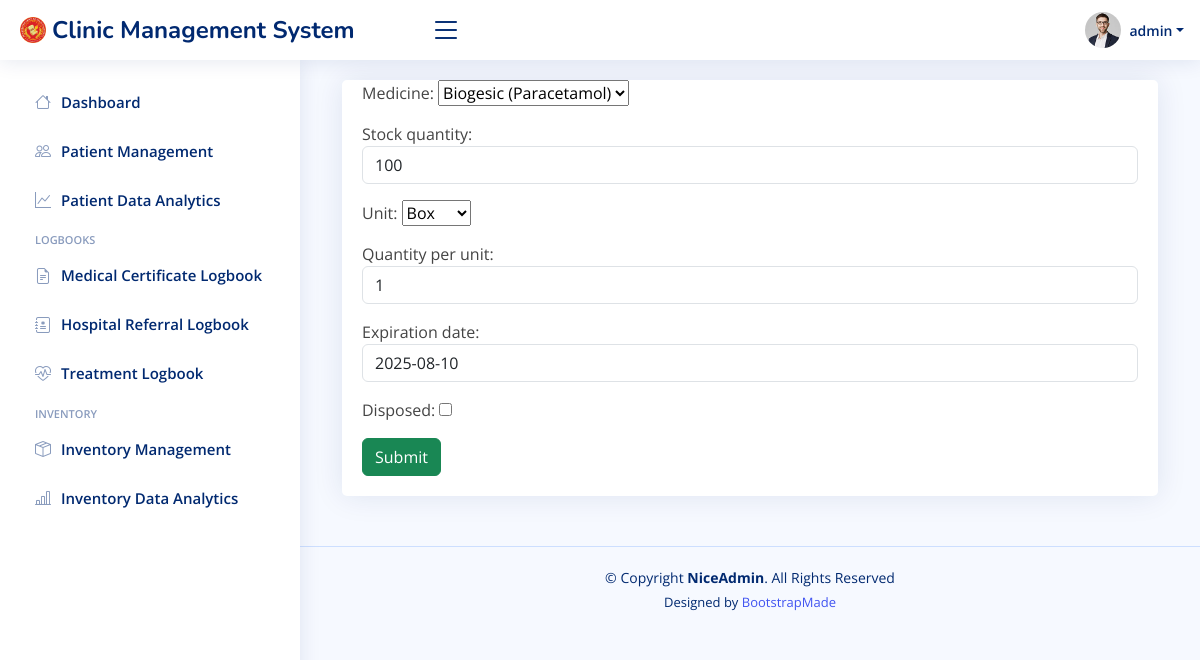
Page /inventoryform-update/2/ (signed in) on the committed database.
### cms/models.py (models this page shows, shortened)
class Stock(models.Model):
    created_at = models.DateTimeField(auto_now_add=True)
    updated_at = models.DateTimeField(auto_now=True)
    medicine = models.ForeignKey("Medicine", on_delete=models.RESTRICT)
    stock_quantity = models.PositiveIntegerField(default=0)
    choices = [
        ("box", "Box"),
        ("piece", "Piece"),
    ]
    unit = models.CharField(max_length=5, choices=choices)
    quantity_per_unit = models.PositiveIntegerField(default=1)
    expiration_date = models.DateField()
    initial_stocks = models.PositiveIntegerField(blank=True, null=True)
    current_stock = models.PositiveIntegerField(blank=True, null=True)
    provider = models.CharField(max_length=100, blank=True, null=True)
    provider_updated = models.CharField(max_length=100, blank=True)
    disposed = models.BooleanField(default=False)

### cms/views.py (the view, shortened to what this page needs)
# urls.py: path('inventoryform-update/<str:pk>/', views.inventoryform_update_view, name="Inventory Update"),
@login_required(login_url="Login")
def inventoryform_update_view(request, pk):
    inventory_instance = get_object_or_404(Stock, id=pk)
    form = InventoryForm(instance=inventory_instance)
    context = {'form':form}
    return render(request, 'cms/inventory-form.html', context)

### cms/forms.py
class InventoryForm(forms.ModelForm):
    class Meta:
        model = Stock
        fields = '__all__'
        exclude = ('created_at', 'initial_stocks', 'current_stock', 'provider', 'updated_at', 'provider_updated')
        widgets = {
            'medicine': s2forms.Select2Widget(attrs={'class': 'form-select'}),
            'stock_quantity': forms.NumberInput(attrs={'class': 'form-control'}),
            'unit': s2forms.Select2Widget(attrs={'class': 'form-select'}),
            'quantity_per_unit': forms.NumberInput(attrs={'class': 'form-control'}),
            'expiration_date': forms.DateInput(attrs={'class': 'form-control'}),
        }

### cms/models.py (called while the page is built)
    def __str__(self):
        return f'{self.brand_name} ({self.generic_name})'

### cms/templates/cms/inventory-form.html (shortened to what this page needs)
{% extends "cms/base.html" %}
{% block content %}
<div class="container">
    <div class="row">
        <div class="col-sm">
            <div class="card card-body">
                <div class="form-group">
                    <form action="" method="POST">
                        {{form.as_p}}
                        <input class="btn btn-success" type="submit" value="Submit">
                    </form>
                </div>
            </div>
        </div>
    </div>
</div>
{% endblock content %}

### cms/templates/cms/base.html (shortened to what this page needs)
{% load static %}
<!DOCTYPE html>
<html lang="en">
<head>
  <link href="{% static "cms/assets/vendor/bootstrap/css/bootstrap.min.css" %}" rel="stylesheet">
  <link href="{% static "cms/assets/vendor/bootstrap-icons/bootstrap-icons.css" %}" rel="stylesheet">
  <link href="{% static "cms/assets/vendor/boxicons/css/boxicons.min.css" %}" rel="stylesheet">
  <link href="{% static "cms/assets/vendor/quill/quill.snow.css" %}" rel="stylesheet">
  <link href="{% static "cms/assets/vendor/quill/quill.bubble.css" %}" rel="stylesheet">
  <link href="{% static "cms/assets/vendor/remixicon/remixicon.css" %}s" rel="stylesheet">
  <link href="{% static "cms/assets/vendor/simple-datatables/style.css" %}" rel="stylesheet">
  <link href="{% static "cms/assets/css/style.css" %}" rel="stylesheet">
</head>
<body>
  <header id="header" class="header fixed-top d-flex align-items-center">
    <div class="d-flex align-items-center justify-content-between">
      <a href={% url 'Dashboard' %} class="logo d-flex align-items-center">
        <img src="{% static "cms/assets/img/dhvsu_logo.png" %}" alt="">
        <span class="d-none d-lg-block">Clinic Management System</span>
      </a>
      <i class="bi bi-list toggle-sidebar-btn"></i>
    </div>
    <nav class="header-nav ms-auto">
      <ul class="d-flex align-items-center">
        <li class="nav-item dropdown pe-3">
          <a class="nav-link nav-profile d-flex align-items-center pe-0" href="#" data-bs-toggle="dropdown">
            <img src="{% static "cms/assets/img/profile-img.jpg" %}" alt="Profile" class="rounded-circle">
            <span class="d-none d-md-block dropdown-toggle ps-2">{{ user.username }}</span>
          </a>
        </li>
      </ul>
    </nav>
  </header>
  <aside id="sidebar" class="sidebar">
    <ul class="sidebar-nav" id="sidebar-nav">
      <li class="nav-item">
        <a class="nav-link collapsed" href={% url "Dashboard" %}>
          <i class="bi bi-house"></i>
          <span>Dashboard</span>
      </li>
      <li class="nav-item">
        <a class="nav-link collapsed" href={% url "Patient Data" %}>
          <i class="bi bi-people"></i>
          <span>Patient Management</span>
      </li>
      <li class="nav-item">
        <a class="nav-link collapsed" href="{% url 'department_cases_chart' %}">
          <i class="bi bi-graph-up"></i>
          <span>Patient Data Analytics</span>
        </a>
      </li>
      <li class="nav-heading">Logbooks</li>
      <li class="nav-item">
        <a class="nav-link collapsed" href={% url "Medcert Data" %}>
          <i class="bi bi-file-earmark-text"></i>
          <span>Medical Certificate Logbook</span>
      </li>
      <li class="nav-item">
        <a class="nav-link collapsed" href={% url "Referral Data" %}>
          <i class="bi bi-journal-medical"></i>
          <span>Hospital Referral Logbook</span>
      </li>
      <li class="nav-item">
        <a class="nav-link collapsed" href={% url "Treatment Data" 0 %}>
          <i class="bi bi-heart-pulse"></i>
          <span>Treatment Logbook</span>
      </li>
      <li class="nav-heading">Inventory</li>
      <li class="nav-item">
        <a class="nav-link collapsed" href={% url "Inventory Data" %}>
          <i class="bi bi-box-seam"></i>
          <span>Inventory Management</span>
      </li>
      <li class="nav-item">
        <a class="nav-link collapsed" href={% url "chart" %}>
          <i class="bi bi-bar-chart-line"></i>
          <span>Inventory Data Analytics</span>
      </li>
    </ul>
  </aside>
  <main id="main" class="main">
    {% block content %}
    {% endblock content %}
  </main>
  <footer id="footer" class="footer">
    <div class="copyright">
      &copy; Copyright <strong><span>NiceAdmin</span></strong>. All Rights Reserved
    </div>
    <div class="credits">
      Designed by <a href="https://bootstrapmade.com/">BootstrapMade</a>
    </div>
  </footer>
</body>
</html>

### cms/static/cms/assets/css/style.css (style rules this page uses)
:root { scroll-behavior: smooth; }
body { font-family: "Open Sans", sans-serif; background: #f6f9ff; color: #444444; }
a { color: #4154f1; text-decoration: none; }
#main { margin-top: 60px; padding: 20px 30px; transition: all 0.3s; }
.card { margin-bottom: 30px; border: none; border-radius: 5px; box-shadow: 0px 0 30px rgba(1, 41, 112, 0.1); }
.card-body { padding: 0 20px 20px 20px; }
.logo { line-height: 1; }
@media (min-width: 1200px) { .logo { width: 400px; } }
.logo img { max-height: 26px; margin-right: 6px; }
.logo span { font-size: 24px; font-weight: 700; color: #012970; font-family: "Nunito", sans-serif; }
.header { transition: all 0.5s; z-index: 997; height: 60px; box-shadow: 0px 2px 20px rgba(1, 41, 112, 0.1); background-color: #fff; padding-left: 20px; }
.header .toggle-sidebar-btn { font-size: 32px; padding-left: 10px; cursor: pointer; color: #012970; }
.header-nav ul { list-style: none; }
.header-nav>ul { margin: 0; padding: 0; }
.header-nav .nav-profile { color: #012970; }
.header-nav .nav-profile img { max-height: 36px; }
.header-nav .nav-profile span { font-size: 14px; font-weight: 600; }
.sidebar { position: fixed; top: 60px; left: 0; bottom: 0; width: 300px; z-index: 996; transition: all 0.3s; padding: 20px; overflow-y: auto; scrollbar-width: thin; scrollbar-color: #aab7cf transparent; box-shadow: 0px 0px 20px rgba(1, 41, 112, 0.1); background-color: #fff; }
@media (min-width: 1200px) { #main, #footer { margin-left: 300px; } }
.sidebar-nav { padding: 0; margin: 0; list-style: none; }
.sidebar-nav li { padding: 0; margin: 0; list-style: none; }
.sidebar-nav .nav-item { margin-bottom: 5px; }
.sidebar-nav .nav-heading { font-size: 11px; text-transform: uppercase; color: #899bbd; font-weight: 600; margin: 10px 0 5px 15px; }
.sidebar-nav .nav-link { display: flex; align-items: center; font-size: 15px; font-weight: 600; color: #4154f1; transition: 0.3; background: #f6f9ff; padding: 10px 15px; border-radius: 4px; }
.sidebar-nav .nav-link i { font-size: 16px; margin-right: 10px; color: #4154f1; }
.sidebar-nav .nav-link.collapsed { color: #012970; background: #fff; }
.sidebar-nav .nav-link.collapsed i { color: #899bbd; }
.footer { padding: 20px 0; font-size: 14px; transition: all 0.3s; border-top: 1px solid #cddfff; }
.footer .copyright { text-align: center; color: #012970; }
.footer .credits { padding-top: 5px; text-align: center; font-size: 13px; color: #012970; }

### rows in the picture
Stock: medicine "Biogesic (Paracetamol)", stock_quantity "100", unit "Box", quantity_per_unit "1", expiration_date "2025-08-10"

### other values in the picture
{{ user.username }} "admin"
